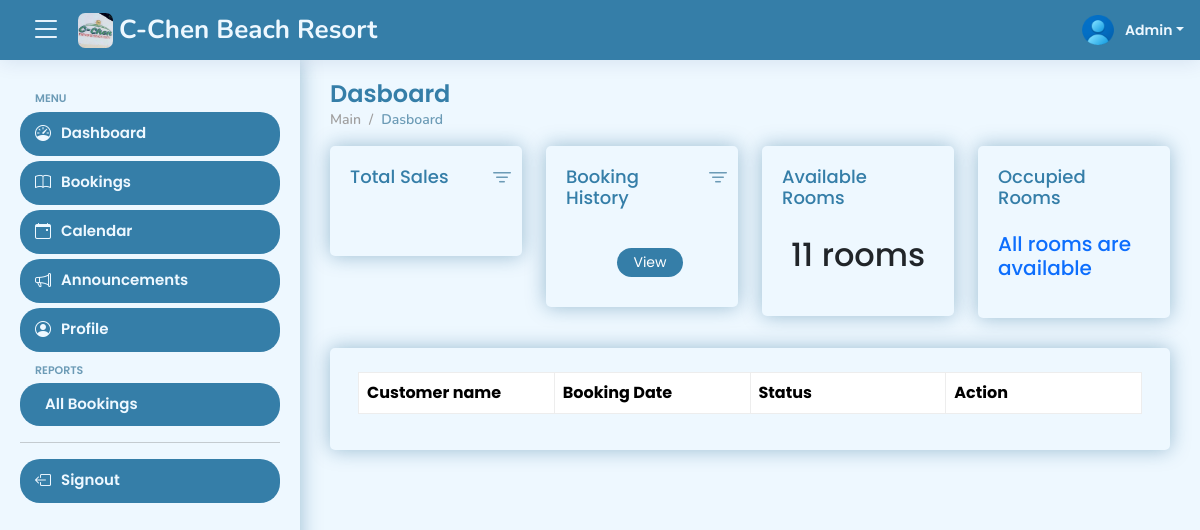
The page /views/admin/dashboard.php (signed in) on the database as committed earlier.
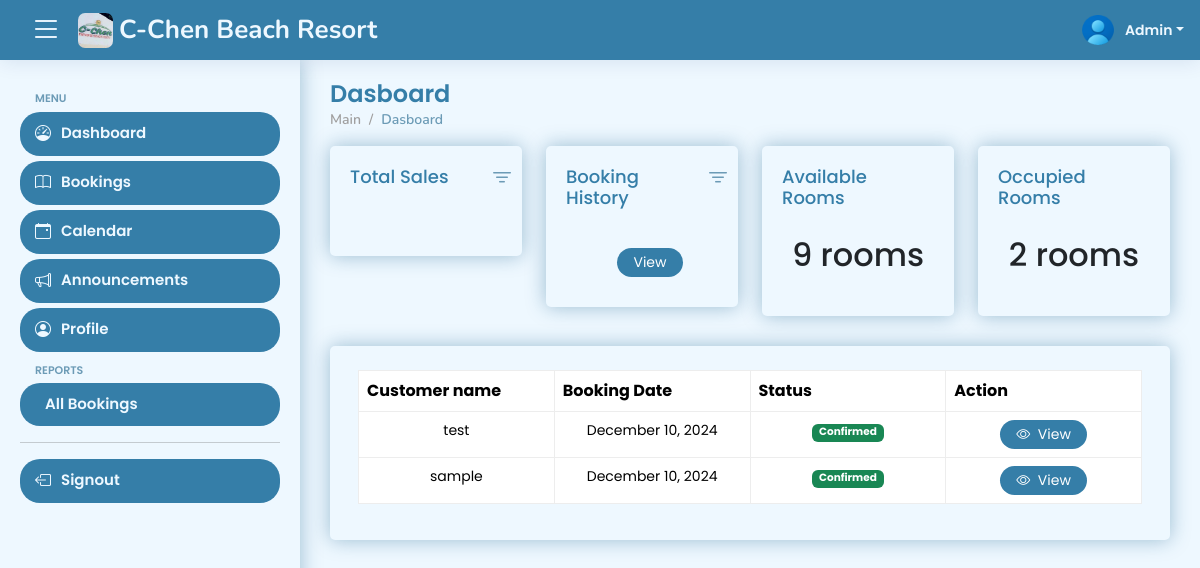
The same page on the database as committed later.
### tables this page shows
CREATE TABLE IF NOT EXISTS `tbl_bookings` (
  `booking_id` int NOT NULL AUTO_INCREMENT,
  `reference_number` varchar(50) NOT NULL,
  `fullname` varchar(50) NOT NULL,
  `email` varchar(50) NOT NULL,
  `phone_number` varchar(50) NOT NULL,
  `date_check_in` date NOT NULL,
  `date_check_out` date NOT NULL,
  `message` text NOT NULL,
  `reason_for_cancellation` text,
  `mode_of_payment_id` int NOT NULL,
  `evidence` varchar(255) NOT NULL,
  `booking_status_id` int NOT NULL,
  `created_at` timestamp NOT NULL,
  PRIMARY KEY (`booking_id`)
);

### views/admin/includes/header.php (called while the page is built, shortened)
<?php
include "../../config.php";
$id = $_SESSION['id'];
$stmt = $conn->prepare('SELECT * FROM tbl_admin WHERE id = ?');
$stmt->bind_param('i', $id);
$stmt->execute();
$result = $stmt->get_result();
?>

### views/admin/dashboard.php (the view, shortened to what the changed rows need)
<?php
include '../../config.php';
if (isset($_SESSION['id'])) {
?>
    <!DOCTYPE html>
    <html lang="en">
    <head>
        <?php include 'includes/head.php' ?>
    </head>
    <body>
        <?php include 'includes/header.php' ?>
        <main id="main" class="main">
            <div class="pagetitle">
                <h1>Dasboard</h1>
            </div>
            <section class="section dashboard mb-5">
                <div class="row">
                    <div class="col-12 col-lg-3 col-md-6 col-sm-6">
                        <div class="card info-card small-card">
                            <div class="card-body">
                                <div class="d-flex align-items-center justify-content-center">
                                    <div class="">
                                        <?php
                                        $current_date = date('Y-m-d');
                                        $avlblRm = 1;
                                        $query = " SELECT
                                            COUNT(DISTINCT trn.room_number) AS available_rooms
                                            FROM tbl_room_number trn
                                            WHERE trn.room_number NOT IN (
                                                SELECT trr.room_number
                                                FROM tbl_booking_room trr
                                                INNER JOIN tbl_bookings tb
                                                ON trr.booking_id = tb.booking_id
                                                WHERE trn.room_availability_id = ? AND ? BETWEEN tb.date_check_in AND tb.date_check_out
                                            )
                                        ";
                                        $stmt = $conn->prepare($query);
                                        $stmt->bind_param('is', $avlblRm, $current_date);
                                        $stmt->execute();
                                        $result = $stmt->get_result();
                                        if ($result->num_rows > 0) {
                                            $row = $result->fetch_assoc();
                                            if ($row['available_rooms'] > 0) {
                                                $available_rooms = $row['available_rooms'];
                                                echo "<h2 class='py-1'>$available_rooms rooms</h2>";
                                            } else {
                                                echo "<h4 class='fs-5 text-danger'>No available rooms</h4>";
                                            }
                                        }
                                        ?>
                                    </div>
                                </div>
                            </div>
                        </div>
                    </div>
                    <div class="col-12 col-lg-3 col-md-6 col-sm-6">
                        <div class="card info-card small-card">
                            <div class="card-body">
                                <div class="d-flex align-items-center justify-content-center">
                                    <div class="">
                                        <?php
                                        $confirmed = 2;
                                        $current_date_time = date('Y-m-d');
                                        $stmt = $conn->prepare("SELECT COUNT(DISTINCT trr.room_number) AS occupied_rooms
                                        FROM tbl_bookings tb
                                        JOIN tbl_booking_room trr ON tb.booking_id = trr.booking_id
                                        WHERE tb.booking_status_id = ?
                                        AND ? BETWEEN tb.date_check_in AND tb.date_check_out");
                                        $stmt->bind_param('is', $confirmed, $current_date_time);
                                        $stmt->execute();
                                        $result = $stmt->get_result();
                                        $row = $result->fetch_assoc();
                                        if ($row['occupied_rooms'] > 0) {
                                            $occupied = $row['occupied_rooms'];
                                            echo "<h2 class='py-1'>$occupied rooms</h2>";
                                        } else {
                                            echo "<h4 class='fs-5 text-primary'>All rooms are available</h4>";
                                        }
                                        ?>
                                    </div>
                                </div>
                            </div>
                        </div>
                    </div>
                </div>
                <div class="row">
                    <div class="col-lg-12">
                        <div class="card px-2">
                            <div class="card-body">
                                <div class="table-responsive mt-4" id="data-table">
                                    <table class="table" id="paginateAllReservations">
                                        <colgroup>
                                        </colgroup>
                                        <thead class="bg-secondary-light">
                                            <tr>
                                                <th>Customer name</th>
                                                <th>Booking Date</th>
                                                <th>Status</th>
                                                <th>Action</th>
                                            </tr>
                                        </thead>
                                        <tbody>
                                            <?php
                                            $stmt = $conn->prepare(' SELECT
                                                    tb.*,
                                                    SUM(trc.room_category_price) AS total_charge,
                                                    tb.booking_status_id,
                                                    tmop.mode_of_payment
                                                FROM tbl_bookings tb
                                                INNER JOIN tbl_booking_room tbr ON tb.booking_id = tbr.booking_id
                                                INNER JOIN tbl_room_category trc ON tbr.room_category_id = trc.room_category_id
                                                INNER JOIN tbl_mode_of_payment tmop ON tb.mode_of_payment_id = tmop.mode_of_payment_id
                                                GROUP BY tb.booking_id, tb.fullname, tb.created_at, tb.booking_status_id
                                                ORDER BY tb.booking_id ASC
                                            ');
                                            $stmt->execute();
                                            $result_reservation = $stmt->get_result();
                                            if ($result_reservation->num_rows > 0) {
                                                while ($reservation_row = $result_reservation->fetch_assoc()) {
                                                    $booking_id = $reservation_row['booking_id'];
                                                    $fullname = $reservation_row['fullname'];
                                                    $created_at = (new DateTime($reservation_row['created_at']))->format("F j, Y");
                                                    $booking_status = $reservation_row['booking_status_id'];
                                                    if ($booking_status == 1) {
                                                        $status = "Pending";
                                                        $badge = "class='badge bg-warning'";
                                                        $style = "class='text-warning'";
                                                        $cnfrmBtn = "flex;";
                                                        $reason = "none";
                                                    } elseif ($booking_status == 2) {
                                                        $status = "Confirmed";
                                                        $badge = "class='badge bg-success'";
                                                    } elseif ($booking_status == 3) {
                                                        $status = "Declined";
                                                        $badge = "class='badge bg-danger'";
                                                        $style = "class='text-danger'";
                                                        $cnfrmBtn = "none;";
                                                        $reason = "none";
                                                    } elseif ($booking_status == 4) {
                                                        $status = "Cancelled";
                                                        $badge = "class='badge bg-warning'";
                                                        $style = "class='text-warning'";
                                                        $cnfrmBtn = "flex;";
                                                        $reason = "block";
                                                    }
                                                    echo "
                                                <tr class='small'>
                                                    <td class='text-center'>$fullname</td>
                                                    <td class='text-center'>$created_at</td>
                                                    <td class='text-center'><span $badge>$status</span></td>
                                                    <td class='text-center'>
                                                        <button class='btn btn-sm btn-primary rounded-5 px-3' data-bs-toggle='modal' data-bs-target='#infoModal$booking_id'>
                                                            <i class='bi bi-eye'></i>&nbsp; <span class='to-hide'>View</span>
                                                        </button>
                                                    </td>
                                                </tr>
                                                ";
                                            ?>
                                            <?php
                                                }
                                            }
                                            ?>
                                        </tbody>
                                    </table>
                                </div>
                            </div>
                        </div>
                    </div>
                </div>
            </section>
        </main>
    </body>
    </html>
<?php
} else {
    header('Location: ../../signout.php');
    exit();
}
?>

Rows that differ between the two databases and show on the page:
added tbl_bookings: fullname "test", created_at "December 10, 2024", booking_status "Confirmed"
added tbl_bookings: fullname "sample", created_at "December 10, 2024", booking_status "Confirmed"
Other text that changed with them:
$available_rooms: "11" → "9"
$occupied: (not shown) → "2"
text no longer shown: "All rooms are available"
text now shown: "rooms"
